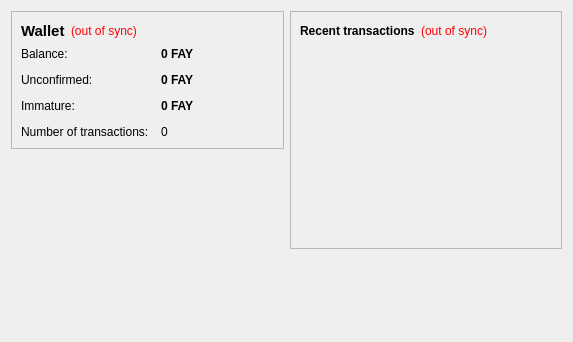
<?xml version="1.0" encoding="UTF-8"?>
<ui version="4.0">
 <class>OverviewPage</class>
 <widget class="QWidget" name="OverviewPage">
  <property name="geometry">
   <rect>
    <x>0</x>
    <y>0</y>
    <width>573</width>
    <height>342</height>
   </rect>
  </property>
  <property name="windowTitle">
   <string>Form</string>
  </property>
  <layout class="QHBoxLayout" name="horizontalLayout" stretch="1,1">
   <item>
    <layout class="QVBoxLayout" name="verticalLayout_2">
     <item>
      <widget class="QFrame" name="frame">
       <property name="frameShape">
        <enum>QFrame::StyledPanel</enum>
       </property>
       <property name="frameShadow">
        <enum>QFrame::Raised</enum>
       </property>
       <layout class="QVBoxLayout" name="verticalLayout_4">
        <item>
         <layout class="QHBoxLayout" name="horizontalLayout_4">
          <item>
           <widget class="QLabel" name="label_5">
            <property name="font">
             <font>
              <pointsize>11</pointsize>
              <weight>75</weight>
              <bold>true</bold>
             </font>
            </property>
            <property name="text">
             <string>Wallet</string>
            </property>
           </widget>
          </item>
          <item>
           <widget class="QLabel" name="labelWalletStatus">
            <property name="toolTip">
             <string>The displayed information may be out of date. Your wallet automatically synchronizes with the Fairycoin network after a connection is established, but this process has not completed yet.</string>
            </property>
            <property name="styleSheet">
             <string notr="true">QLabel { color: red; }</string>
            </property>
            <property name="text">
             <string notr="true">(out of sync)</string>
            </property>
            <property name="alignment">
             <set>Qt::AlignLeading|Qt::AlignLeft|Qt::AlignVCenter</set>
            </property>
           </widget>
          </item>
          <item>
           <spacer name="horizontalSpacer_2">
            <property name="orientation">
             <enum>Qt::Horizontal</enum>
            </property>
            <property name="sizeHint" stdset="0">
             <size>
              <width>40</width>
              <height>20</height>
             </size>
            </property>
           </spacer>
          </item>
         </layout>
        </item>
        <item>
         <layout class="QFormLayout" name="formLayout_2">
          <property name="fieldGrowthPolicy">
           <enum>QFormLayout::AllNonFixedFieldsGrow</enum>
          </property>
          <property name="horizontalSpacing">
           <number>12</number>
          </property>
          <property name="verticalSpacing">
           <number>12</number>
          </property>
          <item row="0" column="0">
           <widget class="QLabel" name="label">
            <property name="text">
             <string>Balance:</string>
            </property>
           </widget>
          </item>
          <item row="0" column="1">
           <widget class="QLabel" name="labelBalance">
            <property name="font">
             <font>
              <weight>75</weight>
              <bold>true</bold>
             </font>
            </property>
            <property name="cursor">
             <cursorShape>IBeamCursor</cursorShape>
            </property>
            <property name="toolTip">
             <string>Your current balance</string>
            </property>
            <property name="text">
             <string notr="true">0 FAY</string>
            </property>
            <property name="textInteractionFlags">
             <set>Qt::LinksAccessibleByMouse|Qt::TextSelectableByKeyboard|Qt::TextSelectableByMouse</set>
            </property>
           </widget>
          </item>
          <item row="1" column="0">
           <widget class="QLabel" name="label_3">
            <property name="text">
             <string>Unconfirmed:</string>
            </property>
           </widget>
          </item>
          <item row="1" column="1">
           <widget class="QLabel" name="labelUnconfirmed">
            <property name="font">
             <font>
              <weight>75</weight>
              <bold>true</bold>
             </font>
            </property>
            <property name="cursor">
             <cursorShape>IBeamCursor</cursorShape>
            </property>
            <property name="toolTip">
             <string>Total of transactions that have yet to be confirmed, and do not yet count toward the current balance</string>
            </property>
            <property name="text">
             <string notr="true">0 FAY</string>
            </property>
            <property name="textInteractionFlags">
             <set>Qt::LinksAccessibleByMouse|Qt::TextSelectableByKeyboard|Qt::TextSelectableByMouse</set>
            </property>
           </widget>
          </item>
          <item row="3" column="0">
           <widget class="QLabel" name="label_2">
            <property name="text">
             <string>Number of transactions:</string>
            </property>
           </widget>
          </item>
          <item row="3" column="1">
           <widget class="QLabel" name="labelNumTransactions">
            <property name="toolTip">
             <string>Total number of transactions in wallet</string>
            </property>
            <property name="text">
             <string notr="true">0</string>
            </property>
           </widget>
          </item>
          <item row="2" column="0">
           <widget class="QLabel" name="labelImmatureText">
            <property name="text">
             <string>Immature:</string>
            </property>
           </widget>
          </item>
          <item row="2" column="1">
           <widget class="QLabel" name="labelImmature">
            <property name="font">
             <font>
              <weight>75</weight>
              <bold>true</bold>
             </font>
            </property>
            <property name="toolTip">
             <string>Mined balance that has not yet matured</string>
            </property>
            <property name="text">
             <string notr="true">0 FAY</string>
            </property>
            <property name="textInteractionFlags">
             <set>Qt::LinksAccessibleByMouse|Qt::TextSelectableByKeyboard|Qt::TextSelectableByMouse</set>
            </property>
           </widget>
          </item>
         </layout>
        </item>
       </layout>
      </widget>
     </item>
     <item>
      <spacer name="verticalSpacer">
       <property name="orientation">
        <enum>Qt::Vertical</enum>
       </property>
       <property name="sizeHint" stdset="0">
        <size>
         <width>20</width>
         <height>40</height>
        </size>
       </property>
      </spacer>
     </item>
    </layout>
   </item>
   <item>
    <layout class="QVBoxLayout" name="verticalLayout_3">
     <item>
      <widget class="QFrame" name="frame_2">
       <property name="frameShape">
        <enum>QFrame::StyledPanel</enum>
       </property>
       <property name="frameShadow">
        <enum>QFrame::Raised</enum>
       </property>
       <layout class="QVBoxLayout" name="verticalLayout">
        <item>
         <layout class="QHBoxLayout" name="horizontalLayout_2">
          <item>
           <widget class="QLabel" name="label_4">
            <property name="text">
             <string>&lt;b&gt;Recent transactions&lt;/b&gt;</string>
            </property>
           </widget>
          </item>
          <item>
           <widget class="QLabel" name="labelTransactionsStatus">
            <property name="toolTip">
             <string>The displayed information may be out of date. Your wallet automatically synchronizes with the Fairycoin network after a connection is established, but this process has not completed yet.</string>
            </property>
            <property name="styleSheet">
             <string notr="true">QLabel { color: red; }</string>
            </property>
            <property name="text">
             <string notr="true">(out of sync)</string>
            </property>
            <property name="alignment">
             <set>Qt::AlignRight|Qt::AlignTrailing|Qt::AlignVCenter</set>
            </property>
           </widget>
          </item>
          <item>
           <spacer name="horizontalSpacer">
            <property name="orientation">
             <enum>Qt::Horizontal</enum>
            </property>
            <property name="sizeHint" stdset="0">
             <size>
              <width>40</width>
              <height>20</height>
             </size>
            </property>
           </spacer>
          </item>
         </layout>
        </item>
        <item>
         <widget class="QListView" name="listTransactions">
          <property name="styleSheet">
           <string notr="true">QListView { background: transparent; }</string>
          </property>
          <property name="frameShape">
           <enum>QFrame::NoFrame</enum>
          </property>
          <property name="verticalScrollBarPolicy">
           <enum>Qt::ScrollBarAlwaysOff</enum>
          </property>
          <property name="horizontalScrollBarPolicy">
           <enum>Qt::ScrollBarAlwaysOff</enum>
          </property>
          <property name="selectionMode">
           <enum>QAbstractItemView::NoSelection</enum>
          </property>
         </widget>
        </item>
       </layout>
      </widget>
     </item>
     <item>
      <spacer name="verticalSpacer_2">
       <property name="orientation">
        <enum>Qt::Vertical</enum>
       </property>
       <property name="sizeHint" stdset="0">
        <size>
         <width>20</width>
         <height>40</height>
        </size>
       </property>
      </spacer>
     </item>
    </layout>
   </item>
  </layout>
 </widget>
 <resources/>
 <connections/>
</ui>
